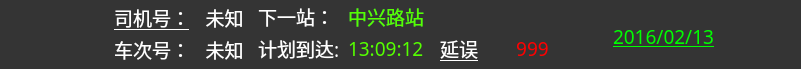
   <widget class="QFrame" name="frame_top">
    <property name="geometry">
     <rect>
      <x>0</x>
      <y>0</y>
      <width>801</width>
      <height>69</height>
     </rect>
    </property>
    <property name="palette">
     <palette>
      <active>
       <colorrole role="WindowText">
        <brush brushstyle="SolidPattern">
         <color alpha="255">
          <red>255</red>
          <green>255</green>
          <blue>255</blue>
         </color>
        </brush>
       </colorrole>
       <colorrole role="Button">
        <brush brushstyle="SolidPattern">
         <color alpha="255">
          <red>52</red>
          <green>52</green>
          <blue>52</blue>
         </color>
        </brush>
       </colorrole>
       <colorrole role="Light">
        <brush brushstyle="SolidPattern">
         <color alpha="255">
          <red>78</red>
          <green>78</green>
          <blue>78</blue>
         </color>
        </brush>
       </colorrole>
       <colorrole role="Midlight">
        <brush brushstyle="SolidPattern">
         <color alpha="255">
          <red>65</red>
          <green>65</green>
          <blue>65</blue>
         </color>
        </brush>
       </colorrole>
       <colorrole role="Dark">
        <brush brushstyle="SolidPattern">
         <color alpha="255">
          <red>26</red>
          <green>26</green>
          <blue>26</blue>
         </color>
        </brush>
       </colorrole>
       <colorrole role="Mid">
        <brush brushstyle="SolidPattern">
         <color alpha="255">
          <red>34</red>
          <green>34</green>
          <blue>34</blue>
         </color>
        </brush>
       </colorrole>
       <colorrole role="Text">
        <brush brushstyle="SolidPattern">
         <color alpha="255">
          <red>255</red>
          <green>255</green>
          <blue>255</blue>
         </color>
        </brush>
       </colorrole>
       <colorrole role="BrightText">
        <brush brushstyle="SolidPattern">
         <color alpha="255">
          <red>255</red>
          <green>255</green>
          <blue>255</blue>
         </color>
        </brush>
       </colorrole>
       <colorrole role="ButtonText">
        <brush brushstyle="SolidPattern">
         <color alpha="255">
          <red>255</red>
          <green>255</green>
          <blue>255</blue>
         </color>
        </brush>
       </colorrole>
       <colorrole role="Base">
        <brush brushstyle="SolidPattern">
         <color alpha="255">
          <red>0</red>
          <green>0</green>
          <blue>0</blue>
         </color>
        </brush>
       </colorrole>
       <colorrole role="Window">
        <brush brushstyle="SolidPattern">
         <color alpha="255">
          <red>52</red>
          <green>52</green>
          <blue>52</blue>
         </color>
        </brush>
       </colorrole>
       <colorrole role="Shadow">
        <brush brushstyle="SolidPattern">
         <color alpha="255">
          <red>0</red>
          <green>0</green>
          <blue>0</blue>
         </color>
        </brush>
       </colorrole>
       <colorrole role="AlternateBase">
        <brush brushstyle="SolidPattern">
         <color alpha="255">
          <red>26</red>
          <green>26</green>
          <blue>26</blue>
         </color>
        </brush>
       </colorrole>
       <colorrole role="ToolTipBase">
        <brush brushstyle="SolidPattern">
         <color alpha="255">
          <red>255</red>
          <green>255</green>
          <blue>220</blue>
         </color>
        </brush>
       </colorrole>
       <colorrole role="ToolTipText">
        <brush brushstyle="SolidPattern">
         <color alpha="255">
          <red>0</red>
          <green>0</green>
          <blue>0</blue>
         </color>
        </brush>
       </colorrole>
      </active>
      <inactive>
       <colorrole role="WindowText">
        <brush brushstyle="SolidPattern">
         <color alpha="255">
          <red>255</red>
          <green>255</green>
          <blue>255</blue>
         </color>
        </brush>
       </colorrole>
       <colorrole role="Button">
        <brush brushstyle="SolidPattern">
         <color alpha="255">
          <red>52</red>
          <green>52</green>
          <blue>52</blue>
         </color>
        </brush>
       </colorrole>
       <colorrole role="Light">
        <brush brushstyle="SolidPattern">
         <color alpha="255">
          <red>78</red>
          <green>78</green>
          <blue>78</blue>
         </color>
        </brush>
       </colorrole>
       <colorrole role="Midlight">
        <brush brushstyle="SolidPattern">
         <color alpha="255">
          <red>65</red>
          <green>65</green>
          <blue>65</blue>
         </color>
        </brush>
       </colorrole>
       <colorrole role="Dark">
        <brush brushstyle="SolidPattern">
         <color alpha="255">
          <red>26</red>
          <green>26</green>
          <blue>26</blue>
         </color>
        </brush>
       </colorrole>
       <colorrole role="Mid">
        <brush brushstyle="SolidPattern">
         <color alpha="255">
          <red>34</red>
          <green>34</green>
          <blue>34</blue>
         </color>
        </brush>
       </colorrole>
       <colorrole role="Text">
        <brush brushstyle="SolidPattern">
         <color alpha="255">
          <red>255</red>
          <green>255</green>
          <blue>255</blue>
         </color>
        </brush>
       </colorrole>
       <colorrole role="BrightText">
        <brush brushstyle="SolidPattern">
         <color alpha="255">
          <red>255</red>
          <green>255</green>
          <blue>255</blue>
         </color>
        </brush>
       </colorrole>
       <colorrole role="ButtonText">
        <brush brushstyle="SolidPattern">
         <color alpha="255">
          <red>255</red>
          <green>255</green>
          <blue>255</blue>
         </color>
        </brush>
       </colorrole>
       <colorrole role="Base">
        <brush brushstyle="SolidPattern">
         <color alpha="255">
          <red>0</red>
          <green>0</green>
          <blue>0</blue>
         </color>
        </brush>
       </colorrole>
       <colorrole role="Window">
        <brush brushstyle="SolidPattern">
         <color alpha="255">
          <red>52</red>
          <green>52</green>
          <blue>52</blue>
         </color>
        </brush>
       </colorrole>
       <colorrole role="Shadow">
        <brush brushstyle="SolidPattern">
         <color alpha="255">
          <red>0</red>
          <green>0</green>
          <blue>0</blue>
         </color>
        </brush>
       </colorrole>
       <colorrole role="AlternateBase">
        <brush brushstyle="SolidPattern">
         <color alpha="255">
          <red>26</red>
          <green>26</green>
          <blue>26</blue>
         </color>
        </brush>
       </colorrole>
       <colorrole role="ToolTipBase">
        <brush brushstyle="SolidPattern">
         <color alpha="255">
          <red>255</red>
          <green>255</green>
          <blue>220</blue>
         </color>
        </brush>
       </colorrole>
       <colorrole role="ToolTipText">
        <brush brushstyle="SolidPattern">
         <color alpha="255">
          <red>0</red>
          <green>0</green>
          <blue>0</blue>
         </color>
        </brush>
       </colorrole>
      </inactive>
      <disabled>
       <colorrole role="WindowText">
        <brush brushstyle="SolidPattern">
         <color alpha="255">
          <red>26</red>
          <green>26</green>
          <blue>26</blue>
         </color>
        </brush>
       </colorrole>
       <colorrole role="Button">
        <brush brushstyle="SolidPattern">
         <color alpha="255">
          <red>52</red>
          <green>52</green>
          <blue>52</blue>
         </color>
        </brush>
       </colorrole>
       <colorrole role="Light">
        <brush brushstyle="SolidPattern">
         <color alpha="255">
          <red>78</red>
          <green>78</green>
          <blue>78</blue>
         </color>
        </brush>
       </colorrole>
       <colorrole role="Midlight">
        <brush brushstyle="SolidPattern">
         <color alpha="255">
          <red>65</red>
          <green>65</green>
          <blue>65</blue>
         </color>
        </brush>
       </colorrole>
       <colorrole role="Dark">
        <brush brushstyle="SolidPattern">
         <color alpha="255">
          <red>26</red>
          <green>26</green>
          <blue>26</blue>
         </color>
        </brush>
       </colorrole>
       <colorrole role="Mid">
        <brush brushstyle="SolidPattern">
         <color alpha="255">
          <red>34</red>
          <green>34</green>
          <blue>34</blue>
         </color>
        </brush>
       </colorrole>
       <colorrole role="Text">
        <brush brushstyle="SolidPattern">
         <color alpha="255">
          <red>26</red>
          <green>26</green>
          <blue>26</blue>
         </color>
        </brush>
       </colorrole>
       <colorrole role="BrightText">
        <brush brushstyle="SolidPattern">
         <color alpha="255">
          <red>255</red>
          <green>255</green>
          <blue>255</blue>
         </color>
        </brush>
       </colorrole>
       <colorrole role="ButtonText">
        <brush brushstyle="SolidPattern">
         <color alpha="255">
          <red>26</red>
          <green>26</green>
          <blue>26</blue>
         </color>
        </brush>
       </colorrole>
       <colorrole role="Base">
        <brush brushstyle="SolidPattern">
         <color alpha="255">
          <red>52</red>
          <green>52</green>
          <blue>52</blue>
         </color>
        </brush>
       </colorrole>
       <colorrole role="Window">
        <brush brushstyle="SolidPattern">
         <color alpha="255">
          <red>52</red>
          <green>52</green>
          <blue>52</blue>
         </color>
        </brush>
       </colorrole>
       <colorrole role="Shadow">
        <brush brushstyle="SolidPattern">
         <color alpha="255">
          <red>0</red>
          <green>0</green>
          <blue>0</blue>
         </color>
        </brush>
       </colorrole>
       <colorrole role="AlternateBase">
        <brush brushstyle="SolidPattern">
         <color alpha="255">
          <red>52</red>
          <green>52</green>
          <blue>52</blue>
         </color>
        </brush>
       </colorrole>
       <colorrole role="ToolTipBase">
        <brush brushstyle="SolidPattern">
         <color alpha="255">
          <red>255</red>
          <green>255</green>
          <blue>220</blue>
         </color>
        </brush>
       </colorrole>
       <colorrole role="ToolTipText">
        <brush brushstyle="SolidPattern">
         <color alpha="255">
          <red>0</red>
          <green>0</green>
          <blue>0</blue>
         </color>
        </brush>
       </colorrole>
      </disabled>
     </palette>
    </property>
    <property name="font">
     <font>
      <family>Sans</family>
     </font>
    </property>
    <property name="autoFillBackground">
     <bool>true</bool>
    </property>
    <property name="frameShape">
     <enum>QFrame::Panel</enum>
    </property>
    <property name="frameShadow">
     <enum>QFrame::Plain</enum>
    </property>
    <property name="lineWidth">
     <number>0</number>
    </property>
    <widget class="QLabel" name="pic_namelogo">
     <property name="geometry">
      <rect>
       <x>4</x>
       <y>8</y>
       <width>48</width>
       <height>48</height>
      </rect>
     </property>
     <property name="text">
      <string/>
     </property>
     <property name="pixmap">
      <pixmap>res/Casco_Logo_48.png</pixmap>
     </property>
     <property name="scaledContents">
      <bool>false</bool>
     </property>
     <property name="wordWrap">
      <bool>false</bool>
     </property>
    </widget>
    <widget class="QLabel" name="lbl_namedriverid">
     <property name="geometry">
      <rect>
       <x>114</x>
       <y>2</y>
       <width>75</width>
       <height>31</height>
      </rect>
     </property>
     <property name="font">
      <font>
       <family>Sans</family>
       <pointsize>14</pointsize>
       <underline>true</underline>
       <kerning>true</kerning>
      </font>
     </property>
     <property name="autoFillBackground">
      <bool>true</bool>
     </property>
     <property name="text">
      <string>司机号：</string>
     </property>
     <property name="scaledContents">
      <bool>false</bool>
     </property>
    </widget>
    <widget class="QLabel" name="lbl_nameserviceid">
     <property name="geometry">
      <rect>
       <x>114</x>
       <y>34</y>
       <width>71</width>
       <height>31</height>
      </rect>
     </property>
     <property name="font">
      <font>
       <family>Sans</family>
       <pointsize>14</pointsize>
      </font>
     </property>
     <property name="text">
      <string>车次号：</string>
     </property>
     <property name="scaledContents">
      <bool>false</bool>
     </property>
    </widget>
    <widget class="QLabel" name="lbl_serviceid">
     <property name="geometry">
      <rect>
       <x>186</x>
       <y>34</y>
       <width>77</width>
       <height>31</height>
      </rect>
     </property>
     <property name="font">
      <font>
       <family>Sans</family>
       <pointsize>14</pointsize>
      </font>
     </property>
     <property name="text">
      <string>未知</string>
     </property>
     <property name="scaledContents">
      <bool>false</bool>
     </property>
     <property name="alignment">
      <set>Qt::AlignCenter</set>
     </property>
    </widget>
    <widget class="QLabel" name="pic_key">
     <property name="geometry">
      <rect>
       <x>60</x>
       <y>8</y>
       <width>48</width>
       <height>48</height>
      </rect>
     </property>
     <property name="text">
      <string/>
     </property>
     <property name="pixmap">
      <pixmap>res/key.png</pixmap>
     </property>
     <property name="scaledContents">
      <bool>true</bool>
     </property>
     <property name="wordWrap">
      <bool>false</bool>
     </property>
    </widget>
    <widget class="QLabel" name="lbl_driverid">
     <property name="geometry">
      <rect>
       <x>184</x>
       <y>2</y>
       <width>81</width>
       <height>31</height>
      </rect>
     </property>
     <property name="font">
      <font>
       <family>Sans</family>
       <pointsize>14</pointsize>
      </font>
     </property>
     <property name="text">
      <string>未知</string>
     </property>
     <property name="scaledContents">
      <bool>false</bool>
     </property>
     <property name="alignment">
      <set>Qt::AlignCenter</set>
     </property>
    </widget>
    <widget class="QLabel" name="lbl_date">
     <property name="geometry">
      <rect>
       <x>588</x>
       <y>10</y>
       <width>151</width>
       <height>53</height>
      </rect>
     </property>
     <property name="palette">
      <palette>
       <active>
        <colorrole role="WindowText">
         <brush brushstyle="SolidPattern">
          <color alpha="255">
           <red>0</red>
           <green>255</green>
           <blue>0</blue>
          </color>
         </brush>
        </colorrole>
       </active>
       <inactive>
        <colorrole role="WindowText">
         <brush brushstyle="SolidPattern">
          <color alpha="255">
           <red>0</red>
           <green>255</green>
           <blue>0</blue>
          </color>
         </brush>
        </colorrole>
       </inactive>
       <disabled>
        <colorrole role="WindowText">
         <brush brushstyle="SolidPattern">
          <color alpha="255">
           <red>26</red>
           <green>26</green>
           <blue>26</blue>
          </color>
         </brush>
        </colorrole>
       </disabled>
      </palette>
     </property>
     <property name="font">
      <font>
       <family>Sans</family>
       <pointsize>14</pointsize>
       <underline>true</underline>
      </font>
     </property>
     <property name="autoFillBackground">
      <bool>true</bool>
     </property>
     <property name="text">
      <string>2016/02/13</string>
     </property>
     <property name="scaledContents">
      <bool>false</bool>
     </property>
     <property name="alignment">
      <set>Qt::AlignCenter</set>
     </property>
    </widget>
    <widget class="QLabel" name="lbl_nextstaid">
     <property name="geometry">
      <rect>
       <x>348</x>
       <y>0</y>
       <width>173</width>
       <height>32</height>
      </rect>
     </property>
     <property name="palette">
      <palette>
       <active>
        <colorrole role="WindowText">
         <brush brushstyle="SolidPattern">
          <color alpha="255">
           <red>85</red>
           <green>255</green>
           <blue>0</blue>
          </color>
         </brush>
        </colorrole>
       </active>
       <inactive>
        <colorrole role="WindowText">
         <brush brushstyle="SolidPattern">
          <color alpha="255">
           <red>85</red>
           <green>255</green>
           <blue>0</blue>
          </color>
         </brush>
        </colorrole>
       </inactive>
       <disabled>
        <colorrole role="WindowText">
         <brush brushstyle="SolidPattern">
          <color alpha="255">
           <red>25</red>
           <green>25</green>
           <blue>25</blue>
          </color>
         </brush>
        </colorrole>
       </disabled>
      </palette>
     </property>
     <property name="font">
      <font>
       <family>Sans</family>
       <pointsize>14</pointsize>
      </font>
     </property>
     <property name="text">
      <string>中兴路站</string>
     </property>
    </widget>
    <widget class="QLabel" name="lbl_namenextstaid">
     <property name="geometry">
      <rect>
       <x>258</x>
       <y>0</y>
       <width>83</width>
       <height>32</height>
      </rect>
     </property>
     <property name="palette">
      <palette>
       <active>
        <colorrole role="WindowText">
         <brush brushstyle="SolidPattern">
          <color alpha="255">
           <red>255</red>
           <green>255</green>
           <blue>255</blue>
          </color>
         </brush>
        </colorrole>
       </active>
       <inactive>
        <colorrole role="WindowText">
         <brush brushstyle="SolidPattern">
          <color alpha="255">
           <red>255</red>
           <green>255</green>
           <blue>255</blue>
          </color>
         </brush>
        </colorrole>
       </inactive>
       <disabled>
        <colorrole role="WindowText">
         <brush brushstyle="SolidPattern">
          <color alpha="255">
           <red>25</red>
           <green>25</green>
           <blue>25</blue>
          </color>
         </brush>
        </colorrole>
       </disabled>
      </palette>
     </property>
     <property name="font">
      <font>
       <family>Sans</family>
       <pointsize>14</pointsize>
      </font>
     </property>
     <property name="text">
      <string>下一站：</string>
     </property>
    </widget>
    <widget class="QLabel" name="lbl_arrtime">
     <property name="geometry">
      <rect>
       <x>348</x>
       <y>32</y>
       <width>89</width>
       <height>32</height>
      </rect>
     </property>
     <property name="palette">
      <palette>
       <active>
        <colorrole role="WindowText">
         <brush brushstyle="SolidPattern">
          <color alpha="255">
           <red>85</red>
           <green>255</green>
           <blue>0</blue>
          </color>
         </brush>
        </colorrole>
       </active>
       <inactive>
        <colorrole role="WindowText">
         <brush brushstyle="SolidPattern">
          <color alpha="255">
           <red>85</red>
           <green>255</green>
           <blue>0</blue>
          </color>
         </brush>
        </colorrole>
       </inactive>
       <disabled>
        <colorrole role="WindowText">
         <brush brushstyle="SolidPattern">
          <color alpha="255">
           <red>25</red>
           <green>25</green>
           <blue>25</blue>
          </color>
         </brush>
        </colorrole>
       </disabled>
      </palette>
     </property>
     <property name="font">
      <font>
       <family>Sans</family>
       <pointsize>14</pointsize>
      </font>
     </property>
     <property name="text">
      <string>13:09:12</string>
     </property>
    </widget>
    <widget class="QLabel" name="lbl_namearrtime">
     <property name="geometry">
      <rect>
       <x>258</x>
       <y>32</y>
       <width>91</width>
       <height>32</height>
      </rect>
     </property>
     <property name="palette">
      <palette>
       <active>
        <colorrole role="WindowText">
         <brush brushstyle="SolidPattern">
          <color alpha="255">
           <red>255</red>
           <green>255</green>
           <blue>255</blue>
          </color>
         </brush>
        </colorrole>
       </active>
       <inactive>
        <colorrole role="WindowText">
         <brush brushstyle="SolidPattern">
          <color alpha="255">
           <red>255</red>
           <green>255</green>
           <blue>255</blue>
          </color>
         </brush>
        </colorrole>
       </inactive>
       <disabled>
        <colorrole role="WindowText">
         <brush brushstyle="SolidPattern">
          <color alpha="255">
           <red>25</red>
           <green>25</green>
           <blue>25</blue>
          </color>
         </brush>
        </colorrole>
       </disabled>
      </palette>
     </property>
     <property name="font">
      <font>
       <family>Sans</family>
       <pointsize>14</pointsize>
      </font>
     </property>
     <property name="text">
      <string>计划到达:</string>
     </property>
    </widget>
    <widget class="QLabel" name="lbl_namedelay">
     <property name="geometry">
      <rect>
       <x>440</x>
       <y>32</y>
       <width>43</width>
       <height>32</height>
      </rect>
     </property>
     <property name="palette">
      <palette>
       <active>
        <colorrole role="WindowText">
         <brush brushstyle="SolidPattern">
          <color alpha="255">
           <red>255</red>
           <green>255</green>
           <blue>255</blue>
          </color>
         </brush>
        </colorrole>
       </active>
       <inactive>
        <colorrole role="WindowText">
         <brush brushstyle="SolidPattern">
          <color alpha="255">
           <red>255</red>
           <green>255</green>
           <blue>255</blue>
          </color>
         </brush>
        </colorrole>
       </inactive>
       <disabled>
        <colorrole role="WindowText">
         <brush brushstyle="SolidPattern">
          <color alpha="255">
           <red>25</red>
           <green>25</green>
           <blue>25</blue>
          </color>
         </brush>
        </colorrole>
       </disabled>
      </palette>
     </property>
     <property name="font">
      <font>
       <family>微软雅黑</family>
       <pointsize>14</pointsize>
       <underline>true</underline>
      </font>
     </property>
     <property name="text">
      <string>延误</string>
     </property>
    </widget>
    <widget class="QLabel" name="lbl_delay">
     <property name="geometry">
      <rect>
       <x>480</x>
       <y>32</y>
       <width>105</width>
       <height>32</height>
      </rect>
     </property>
     <property name="palette">
      <palette>
       <active>
        <colorrole role="WindowText">
         <brush brushstyle="SolidPattern">
          <color alpha="255">
           <red>255</red>
           <green>0</green>
           <blue>0</blue>
          </color>
         </brush>
        </colorrole>
       </active>
       <inactive>
        <colorrole role="WindowText">
         <brush brushstyle="SolidPattern">
          <color alpha="255">
           <red>255</red>
           <green>0</green>
           <blue>0</blue>
          </color>
         </brush>
        </colorrole>
       </inactive>
       <disabled>
        <colorrole role="WindowText">
         <brush brushstyle="SolidPattern">
          <color alpha="255">
           <red>25</red>
           <green>25</green>
           <blue>25</blue>
          </color>
         </brush>
        </colorrole>
       </disabled>
      </palette>
     </property>
     <property name="font">
      <font>
       <family>Sans</family>
       <pointsize>14</pointsize>
      </font>
     </property>
     <property name="text">
      <string>999</string>
     </property>
     <property name="alignment">
      <set>Qt::AlignCenter</set>
     </property>
    </widget>
    <widget class="QLabel" name="btn_mute">
     <property name="geometry">
      <rect>
       <x>744</x>
       <y>12</y>
       <width>48</width>
       <height>48</height>
      </rect>
     </property>
     <property name="autoFillBackground">
      <bool>true</bool>
     </property>
     <property name="text">
      <string/>
     </property>
     <property name="pixmap">
      <pixmap>res/Sound.png</pixmap>
     </property>
     <property name="scaledContents">
      <bool>true</bool>
     </property>
     <property name="wordWrap">
      <bool>false</bool>
     </property>
    </widget>
   </widget>
